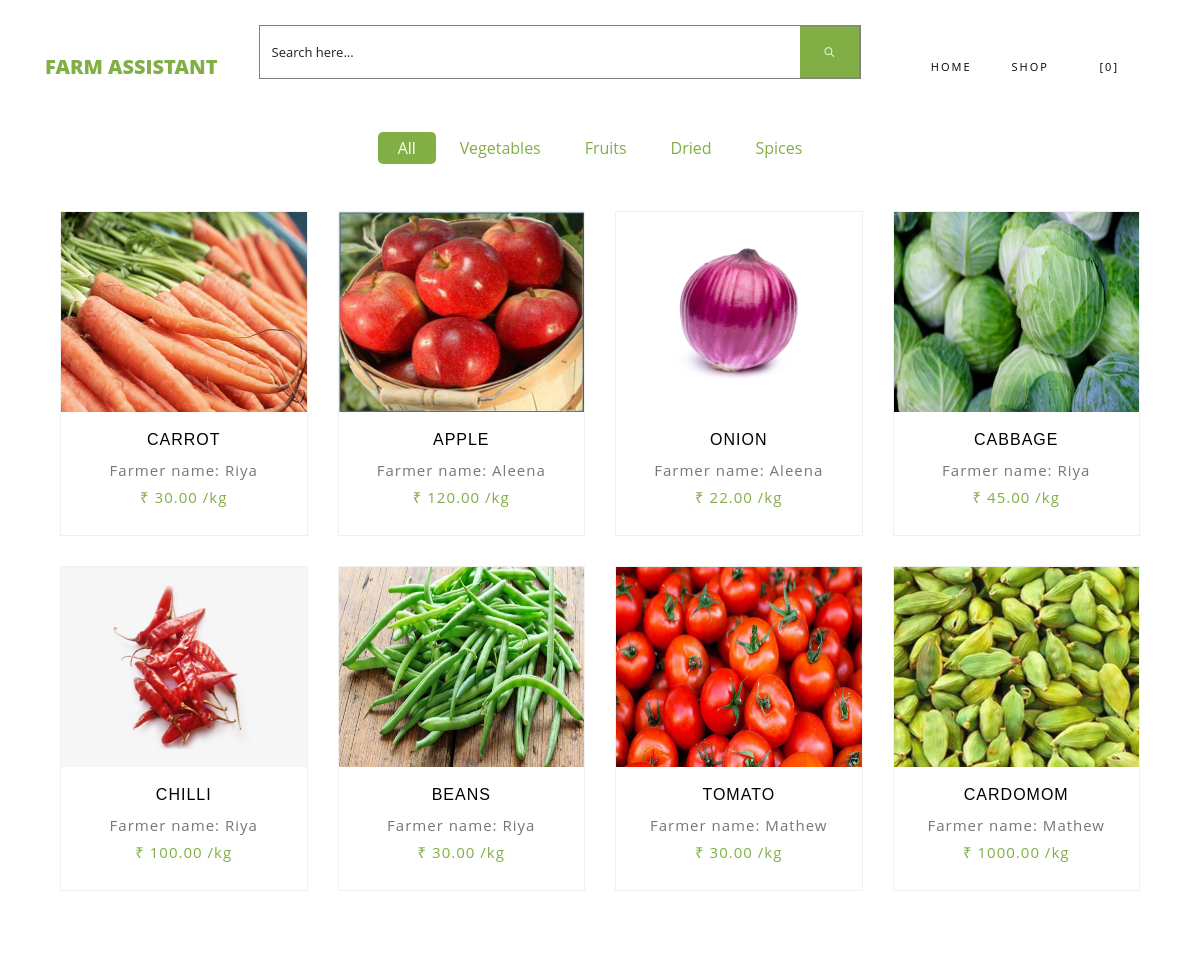
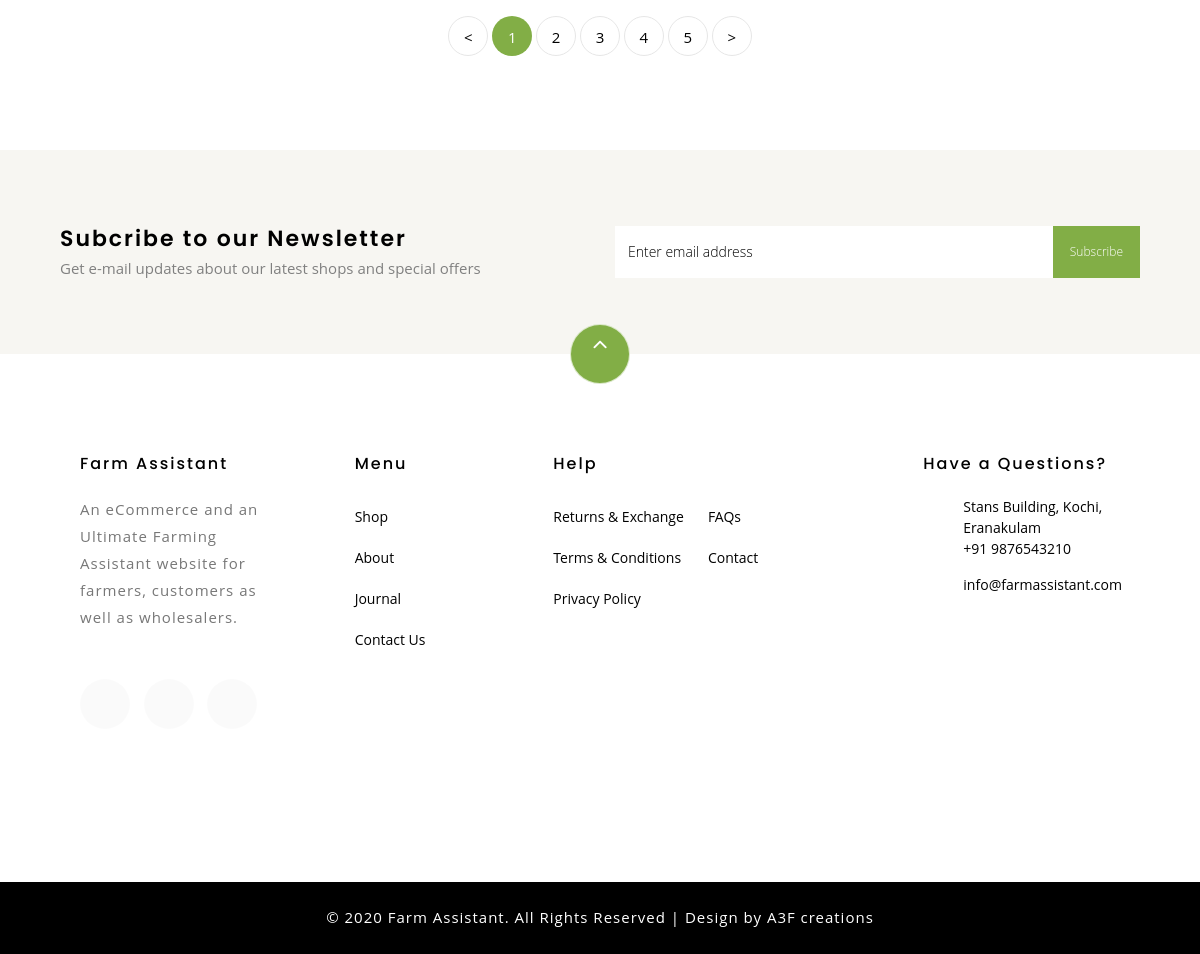
The page /shop.php on the database its author committed (2 pictures, top to bottom).
### tables this page shows
CREATE TABLE IF NOT EXISTS `crop_fc` (
  `crop_id` int(4) NOT NULL AUTO_INCREMENT,
  `f_email` varchar(40) NOT NULL,
  `c_name` varchar(20) NOT NULL,
  `category` varchar(15) NOT NULL,
  `quantity` int(4) NOT NULL,
  `price` int(4) NOT NULL,
  `discount` int(4) NOT NULL DEFAULT '0',
  `image` varchar(30) NOT NULL,
  PRIMARY KEY (`crop_id`),
  KEY `f_email` (`f_email`)
);

CREATE TABLE IF NOT EXISTS `farmer` (
  `email` varchar(40) NOT NULL,
  `name` varchar(20) NOT NULL,
  `address` varchar(50) NOT NULL,
  `address2` varchar(20) DEFAULT NULL,
  `town` varchar(20) NOT NULL,
  `state` varchar(20) DEFAULT NULL,
  `pincode` varchar(10) NOT NULL
);

### web/shop.php (the view, shortened to what this page needs)
<!DOCTYPE html>
<html lang="en">
  <head>
    <link rel="stylesheet" href="css/open-iconic-bootstrap.min.css">
    <link rel="stylesheet" href="css/animate.css">
    <link rel="stylesheet" href="css/owl.carousel.min.css">
    <link rel="stylesheet" href="css/owl.theme.default.min.css">
    <link rel="stylesheet" href="css/magnific-popup.css">
    <link rel="stylesheet" href="css/aos.css">
    <link rel="stylesheet" href="css/ionicons.min.css">
    <link rel="stylesheet" href="css/bootstrap-datepicker.css">
    <link rel="stylesheet" href="css/jquery.timepicker.css">
    <link rel="stylesheet" href="css/flaticon.css">
    <link rel="stylesheet" href="css/icomoon.css">
    <link rel="stylesheet" href="css/style.css">
      <link rel="stylesheet" href="css/style1.css">
            <link rel="stylesheet" href="css/font-awesome.css">
  </head>
  <body class="goto-here">
  <?php
      include('connection.php');
     include('cart_count.php');
      ?>
    <nav class="navbar navbar-expand-lg navbar-dark ftco_navbar bg-dark ftco-navbar-light" id="ftco-navbar">
	    <div class="container">
	      <a class="navbar-brand" href="index.html">Farm Assistant</a>
            <div class="sidebar-box" style="padding-right: 50px">
             <form action="shopsearch.php" class="search-form" name="search" method="post">
                <div class="form-group">
                  <input type="search" name="searchcrop" placeholder="Search here..."class="form-control" style="border-color: gray" >
               <button type="submit" class="icon ion-ios-search" ></button>
                  </div>
              </form>
            </div>
	      <div class="collapse navbar-collapse" id="ftco-nav">
	        <ul class="navbar-nav ml-auto">
	          <li class="nav-item"><a href="customer.php" class="nav-link">Home</a></li>
			  <li class="nav-item  cta cta-colored"><a href="shop.php" class="nav-link">Shop</a></li>
			  <li class="nav-item"><a href="cart_check.php" class="nav-link"><span class="icon-shopping_cart"></span>[<?php echo $_SESSION['cart_count'];?>]</a></li>
                <li class="second admin-pic">
				       <ul class="top_dp_agile ">
										 <a class="nav-link dropdown-tog" href="#" id="dropdown04" data-toggle="dropdown" aria-haspopup="true" aria-expanded="false">
										</a>
						</ul>
				</li>
	        </ul>
	      </div>
	    </div>
	  </nav>
    <section class="ftco-section" style="padding-top: 0px">
    	<div class="container">
    		<div class="row justify-content-center">
    			<div class="col-md-10 mb-5 text-center">
    				<ul class="product-category">
    					<li><a href="#" class="active">All</a></li>
    					<li><a href="shop-category.php?cat=Vegetable">Vegetables</a></li>
    					<li><a href="shop-category.php?cat=Fruit">Fruits</a></li>
    					<li><a href="shop-category.php?cat=Dried">Dried</a></li>
                        <li><a href="shop-category.php?cat=Spice">Spices</a></li>
    				</ul>
    			</div>
    		</div>
    		<div class="row">
                <?php
     $a="SELECT * FROM crop_fc limit 8";
              $sql=mysqli_query($conn,$a);
                while($row=mysqli_fetch_array($sql))
                {
                    $c=$row["f_email"];
                    $sql1= "select * from farmer where email= '$c'";
                     $b=mysqli_query($conn,$sql1);
                 $row1=mysqli_fetch_assoc($b);
      ?>
    			<div class="col-md-6 col-lg-3 ftco-animate">
    				<div class="product">
    					<a href="product-single.php?id=<?php echo $row['crop_id']; ?>" class="img-prod"><img class="img-fluid" src="<?php echo $row['image']; ?>" style="height: 200px; width: 300px;"alt="Colorlib Template">
    					</a>
    					<div class="text py-3 pb-4 px-3 text-center">
                            <h3><a href="product-single.php?id=<?php echo $row['crop_id']; ?>"><?php echo $row['c_name']; ?></a></h3>
                            <p>Farmer name: <?php echo $row1["name"]; ?>
						</p>
    						<div class="d-flex">
    							<div class="pricing">
		    						<p class="price"><span>₹ <?php echo $row['price']; ?>.00 /kg</span></p>
		    					</div>
	    					</div>
    					</div>
    				</div>
    			</div>
    			<?php
                }
                ?>
    		</div>
    		<div class="row mt-5">
          <div class="col text-center">
            <div class="block-27">
              <ul>
                <li><a href="#">&lt;</a></li>
                <li class="active"><span>1</span></li>
                <li><a href="shop-pagenav.php?pg=2">2</a></li>
                <li><a href="shop-pagenav.php?pg=3">3</a></li>
                <li><a href="shop-pagenav.php?pg=4">4</a></li>
                <li><a href="shop-pagenav.php?pg=5">5</a></li>
                <li><a href="#">&gt;</a></li>
              </ul>
            </div>
          </div>
        </div>
    	</div>
    </section>
		<section class="ftco-section ftco-no-pt ftco-no-pb py-5 bg-light">
      <div class="container py-4">
        <div class="row d-flex justify-content-center py-5">
          <div class="col-md-6">
          	<h2 style="font-size: 22px;" class="mb-0">Subcribe to our Newsletter</h2>
          	<span>Get e-mail updates about our latest shops and special offers</span>
          </div>
          <div class="col-md-6 d-flex align-items-center">
            <form action="#" class="subscribe-form">
              <div class="form-group d-flex">
                <input type="text" class="form-control" placeholder="Enter email address">
                <input type="submit" value="Subscribe" class="submit px-3">
              </div>
            </form>
          </div>
        </div>
      </div>
    </section>
    <footer class="ftco-footer ftco-section">
      <div class="container">
      	<div class="row">
      		<div class="mouse">
						<a href="#" class="mouse-icon">
							<div class="mouse-wheel"><span class="ion-ios-arrow-up"></span></div>
						</a>
					</div>
      	</div>
         <div class="row mb-5">
         <div class="col-md">
            <div class="ftco-footer-widget mb-4" style="padding-left: 20px">
              <h2 class="ftco-heading-2">Farm Assistant</h2>
              <p>An eCommerce and an Ultimate Farming Assistant website for farmers, customers as well as wholesalers.</p>
              <ul class="ftco-footer-social list-unstyled float-md-left float-lft mt-5">
                <li class="ftco-animate"><a href="#"><span class="icon-twitter"></span></a></li>
                <li class="ftco-animate"><a href="#"><span class="icon-facebook"></span></a></li>
                <li class="ftco-animate"><a href="#"><span class="icon-instagram"></span></a></li>
              </ul>
            </div>
          </div>
          <div class="col-md">
            <div class="ftco-footer-widget mb-4 ml-md-5">
              <h2 class="ftco-heading-2">Menu</h2>
              <ul class="list-unstyled">
                <li><a href="#" class="py-2 d-block">Shop</a></li>
                <li><a href="#" class="py-2 d-block">About</a></li>
                <li><a href="#" class="py-2 d-block">Journal</a></li>
                <li><a href="#" class="py-2 d-block">Contact Us</a></li>
              </ul>
            </div>
          </div>
          <div class="col-md-4">
             <div class="ftco-footer-widget mb-4">
              <h2 class="ftco-heading-2">Help</h2>
              <div class="d-flex">
	              <ul class="list-unstyled mr-l-5 pr-l-3 mr-4">
	                <li><a href="#" class="py-2 d-block">Returns &amp; Exchange</a></li>
	                <li><a href="#" class="py-2 d-block">Terms &amp; Conditions</a></li>
	                <li><a href="#" class="py-2 d-block">Privacy Policy</a></li>
	              </ul>
	              <ul class="list-unstyled">
	                <li><a href="#" class="py-2 d-block">FAQs</a></li>
	                <li><a href="#" class="py-2 d-block">Contact</a></li>
	              </ul>
	            </div>
            </div>
          </div>
          <div class="col-md">
            <div class="ftco-footer-widget mb-4">
            	<h2 class="ftco-heading-2">Have a Questions?</h2>
            	<div class="block-23 mb-3">
	             <ul>
	                <li><span class="icon icon-map-marker"></span><span class="text">Stans Building, Kochi, Eranakulam</span></li>
	                <li><a href="#"><span class="icon icon-phone"></span><span class="text">+91 9876543210</span></a></li>
	                <li><a href="#"><span class="icon icon-envelope"></span><span class="text">info@farmassistant.com</span></a></li>
	              </ul>
	            </div>
            </div>
          </div>
        </div>
      </div>
    </footer>
<div class="copyrights">
	 <p>© 2020 Farm Assistant. All Rights Reserved | Design by A3F creations </p>
</div>
  </body>
</html>

### web/css/icomoon.css (style rules this page uses)
[class^="icon-"], [class*=" icon-"] { font-family: 'icomoon' !important; speak: none; font-style: normal; font-weight: normal; font-variant: normal; text-transform: none; line-height: 1; -webkit-font-smoothing: antialiased; -moz-osx-font-smoothing: grayscale; }
.icon-map-marker:before { content: "\f041"; }
.icon-phone:before { content: "\f095"; }
.icon-twitter:before { content: "\f099"; }
.icon-facebook:before { content: "\f09a"; }
.icon-envelope:before { content: "\f0e0"; }
.icon-instagram:before { content: "\f16d"; }
.icon-shopping_cart:before { content: "\e8cc"; }

### web/css/style1.css (style rules this page uses)
ul.top_dp_agile { position: relative; }
.form-control { display: block; width: 100%; height: 37px; padding: 14px 12px; font-size: 14px; line-height: 1.42857143; color: #777; background-color: #fff; background-image: none; border: 1px solid #ddd; border-radius: 0; -webkit-box-shadow: inset 0 1px 1px rgba(0,0,0,.075); box-shadow: inset 0 1px 1px rgba(0,0,0,.075); -webkit-transition: border-color ease-in-out .15s,-webkit-box-shadow ease-in-out .15s; -o-transition: border-color ease-in-out .15s,box-shadow ease-in-out .15s; transition: border-color ease-in-out .15s,box-shadow ease-in-out .15s; }
button, input, select, textarea { font-family: inherit; font-size: inherit; line-height: inherit; }
.copyrights { padding: 1.5em 0em; text-align: center; box-shadow: 0 1px 1px rgba(0,0,0,.05); -o-box-shadow: 0 1px 1px rgba(0,0,0,.05); -webkit-box-shadow: 0 1px 1px rgba(0,0,0,.05); -moz-box-shadow: 0 1px 1px rgba(0,0,0,.05); background: #000; }
.copyrights p { font-size: 1em; color: #fff; margin-bottom: 0; }

### web/shop.php (style rules this page uses)
* { box-sizing: border-box; }
form.search-form { float: left; width: 100%; padding: 0px; background: #fff; color: black; font-size: 14px; border: 1px solid grey; cursor: pointer; }
form.search-form button { float: left; width: 10%; padding: 13.8px; background: #82ae46; color: white; font-size: 13px; border: 1px solid grey; border-left: none; cursor: pointer; }
form.search-form::after { content: ""; clear: both; display: table; }
.search-form .icon { position: absolute; right:0px; -webkit-transform: translateY(-50%); -ms-transform: translateY(-50%); transform: translateY(-50%); color: #fff; }

### rows shown on the page
crop_fc: image (picture), c_name "CARROT", farmer.name "Riya"
crop_fc: image (picture), c_name "APPLE", farmer.name "Aleena"
crop_fc: image (picture), c_name "ONION", farmer.name "Aleena"
crop_fc: image (picture), c_name "CABBAGE", farmer.name "Riya"
crop_fc: image (picture), c_name "CHILLI", farmer.name "Riya"
crop_fc: image (picture), c_name "BEANS", farmer.name "Riya"
crop_fc: image (picture), c_name "TOMATO", farmer.name "Mathew"
crop_fc: image (picture), c_name "CARDOMOM", farmer.name "Mathew"

### other values the page prints
$_SESSION['cart_count'] "0"
